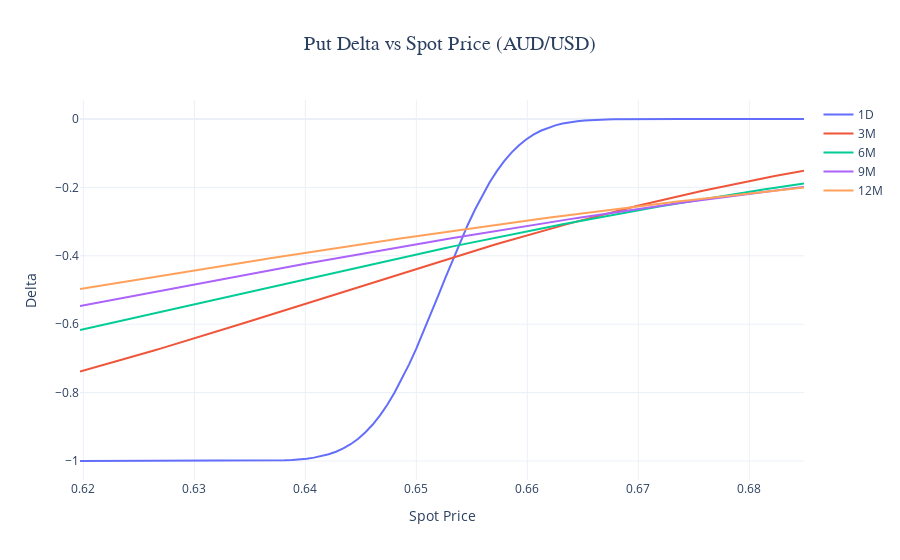

The notebook cell saved with this chart:
### Code cell
# Put Delta vs Spot Price

fig = go.Figure()

for label, tau in d.items():
    deltas = []
    for s in x:
        opt = BS(s, strike, rate, tau, vol)
        deltas.append(opt.put_delta)

    
    fig.add_trace(go.Scatter(
        x=x,
        y=deltas,
        mode='lines',
        name=f"{label}"
    ))

fig.update_layout(
    title=dict(
        text='Put Delta vs Spot Price (AUD/USD)',
        x=0.5,
        xanchor='center',
        font=dict(size=20, family='Arial Black')
    ),
    xaxis_title="Spot Price",
    yaxis_title="Delta",
    template="plotly_white"
)

fig.show()
